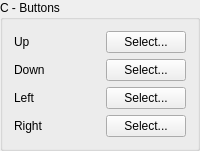
            <widget class="QGroupBox" name="groupBox_9">
             <property name="sizePolicy">
              <sizepolicy hsizetype="Minimum" vsizetype="Minimum">
               <horstretch>0</horstretch>
               <verstretch>0</verstretch>
              </sizepolicy>
             </property>
             <property name="title">
              <string>C - Buttons</string>
             </property>
             <layout class="QGridLayout" name="gridLayout_11">
              <item row="0" column="0">
               <layout class="QGridLayout" name="gridLayout_5">
                <item row="0" column="2">
                 <widget class="InputButton" name="pushC_Button_U">
                  <property name="sizePolicy">
                   <sizepolicy hsizetype="Minimum" vsizetype="Minimum">
                    <horstretch>0</horstretch>
                    <verstretch>0</verstretch>
                   </sizepolicy>
                  </property>
                  <property name="text">
                   <string>Select...</string>
                  </property>
                  <property name="autoDefault">
                   <bool>false</bool>
                  </property>
                 </widget>
                </item>
                <item row="2" column="0">
                 <widget class="QLabel" name="label_47">
                  <property name="text">
                   <string>Left</string>
                  </property>
                 </widget>
                </item>
                <item row="3" column="2">
                 <widget class="InputButton" name="pushC_Button_R">
                  <property name="sizePolicy">
                   <sizepolicy hsizetype="Minimum" vsizetype="Minimum">
                    <horstretch>0</horstretch>
                    <verstretch>0</verstretch>
                   </sizepolicy>
                  </property>
                  <property name="text">
                   <string>Select...</string>
                  </property>
                  <property name="autoDefault">
                   <bool>false</bool>
                  </property>
                 </widget>
                </item>
                <item row="0" column="1">
                 <spacer name="horizontalSpacer_18">
                  <property name="orientation">
                   <enum>Qt::Horizontal</enum>
                  </property>
                  <property name="sizeType">
                   <enum>QSizePolicy::MinimumExpanding</enum>
                  </property>
                  <property name="sizeHint" stdset="0">
                   <size>
                    <width>40</width>
                    <height>20</height>
                   </size>
                  </property>
                 </spacer>
                </item>
                <item row="1" column="1">
                 <spacer name="horizontalSpacer_19">
                  <property name="orientation">
                   <enum>Qt::Horizontal</enum>
                  </property>
                  <property name="sizeType">
                   <enum>QSizePolicy::MinimumExpanding</enum>
                  </property>
                  <property name="sizeHint" stdset="0">
                   <size>
                    <width>40</width>
                    <height>20</height>
                   </size>
                  </property>
                 </spacer>
                </item>
                <item row="2" column="2">
                 <widget class="InputButton" name="pushC_Button_L">
                  <property name="sizePolicy">
                   <sizepolicy hsizetype="Minimum" vsizetype="Minimum">
                    <horstretch>0</horstretch>
                    <verstretch>0</verstretch>
                   </sizepolicy>
                  </property>
                  <property name="text">
                   <string>Select...</string>
                  </property>
                  <property name="autoDefault">
                   <bool>false</bool>
                  </property>
                 </widget>
                </item>
                <item row="3" column="0">
                 <widget class="QLabel" name="label_48">
                  <property name="text">
                   <string>Right</string>
                  </property>
                 </widget>
                </item>
                <item row="3" column="1">
                 <spacer name="horizontalSpacer_21">
                  <property name="orientation">
                   <enum>Qt::Horizontal</enum>
                  </property>
                  <property name="sizeType">
                   <enum>QSizePolicy::MinimumExpanding</enum>
                  </property>
                  <property name="sizeHint" stdset="0">
                   <size>
                    <width>40</width>
                    <height>20</height>
                   </size>
                  </property>
                 </spacer>
                </item>
                <item row="0" column="0">
                 <widget class="QLabel" name="label_45">
                  <property name="text">
                   <string>Up</string>
                  </property>
                 </widget>
                </item>
                <item row="2" column="1">
                 <spacer name="horizontalSpacer_20">
                  <property name="orientation">
                   <enum>Qt::Horizontal</enum>
                  </property>
                  <property name="sizeType">
                   <enum>QSizePolicy::MinimumExpanding</enum>
                  </property>
                  <property name="sizeHint" stdset="0">
                   <size>
                    <width>40</width>
                    <height>20</height>
                   </size>
                  </property>
                 </spacer>
                </item>
                <item row="1" column="2">
                 <widget class="InputButton" name="pushC_Button_D">
                  <property name="sizePolicy">
                   <sizepolicy hsizetype="Minimum" vsizetype="Minimum">
                    <horstretch>0</horstretch>
                    <verstretch>0</verstretch>
                   </sizepolicy>
                  </property>
                  <property name="text">
                   <string>Select...</string>
                  </property>
                  <property name="autoDefault">
                   <bool>false</bool>
                  </property>
                 </widget>
                </item>
                <item row="1" column="0">
                 <widget class="QLabel" name="label_46">
                  <property name="text">
                   <string>Down</string>
                  </property>
                 </widget>
                </item>
               </layout>
              </item>
             </layout>
            </widget>
